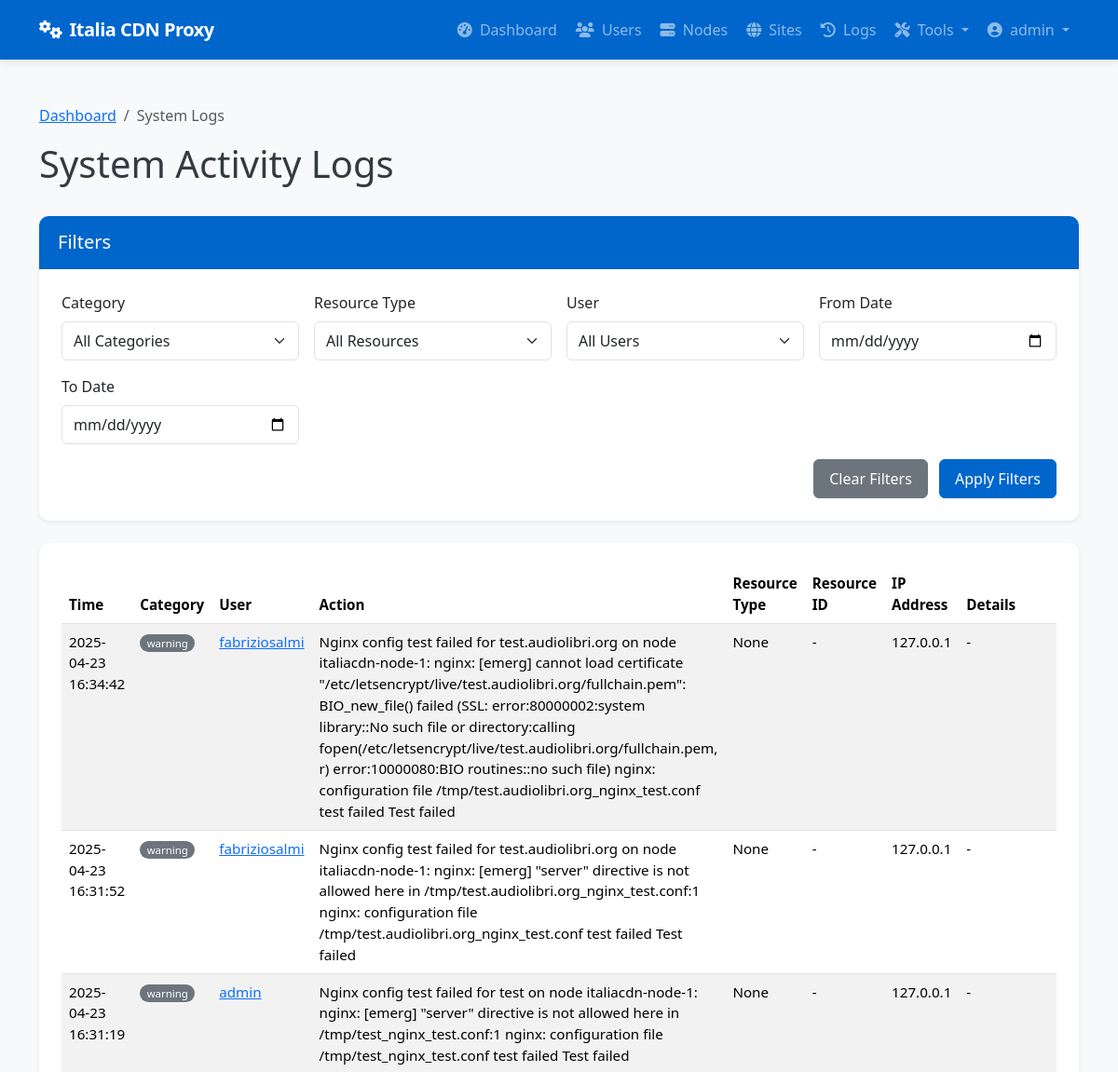
The page /admin/system/logs (signed in, upper part) on the database as committed earlier.
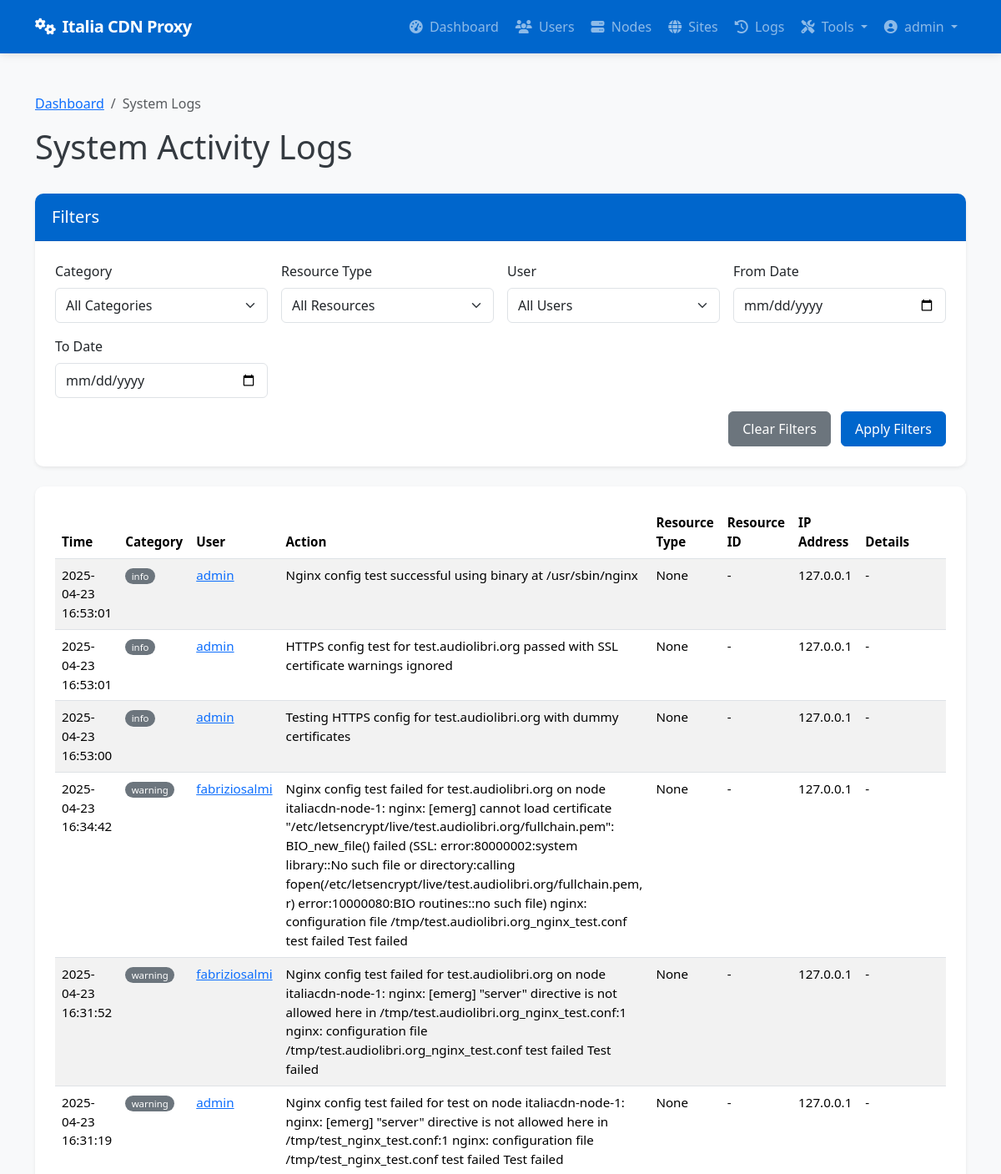
The same page on the database as committed later.
### app/models/models.py (models this page shows, shortened)
class User(db.Model):
    __tablename__ = 'users'
    id = db.Column(db.Integer, primary_key=True)
    username = db.Column(db.String(64), unique=True, index=True, nullable=False)
    email = db.Column(db.String(120), unique=True, index=True, nullable=False)
    password_hash = db.Column(db.String(128), nullable=False)
    role = db.Column(db.String(20), nullable=False, default='client')  # 'admin' or 'client'
    is_active = db.Column(db.Boolean, default=True)
    created_at = db.Column(db.DateTime, default=datetime.utcnow)
    last_login = db.Column(db.DateTime, nullable=True)
    sites = db.relationship('Site', backref='owner', lazy='dynamic')
    def is_admin(self):
        return self.role == 'admin'

class SystemLog(db.Model):
    __tablename__ = 'system_logs'
    id = db.Column(db.Integer, primary_key=True)
    user_id = db.Column(db.Integer, db.ForeignKey('users.id'), nullable=True)  # Null for system events
    category = db.Column(db.String(32), nullable=False)  # auth, admin, system, security, etc.
    action = db.Column(db.String(64), nullable=False)    # login, logout, create, delete, etc.
    resource_type = db.Column(db.String(32), nullable=True)  # user, node, site, etc.
    resource_id = db.Column(db.Integer, nullable=True)       # ID of the affected resource
    details = db.Column(db.Text, nullable=True)              # Additional details
    ip_address = db.Column(db.String(45), nullable=True)     # IP address of user/system
    created_at = db.Column(db.DateTime, default=datetime.utcnow)
    user = db.relationship('User', backref=db.backref('system_logs', lazy='dynamic'))

### app/controllers/admin.py (the view, shortened to what this page needs)
@admin.route('/system/logs')
@login_required
@admin_required
def system_logs():
    category = request.args.get('category')
    user_id = request.args.get('user_id')
    resource_type = request.args.get('resource_type')
    from_date = request.args.get('from_date')
    to_date = request.args.get('to_date')
    from app.models.models import SystemLog
    query = SystemLog.query
    if category:
        query = query.filter(SystemLog.category == category)
    if user_id:
        query = query.filter(SystemLog.user_id == user_id)
    if resource_type:
        query = query.filter(SystemLog.resource_type == resource_type)
    if from_date:
        try:
            from_datetime = datetime.strptime(from_date, '%Y-%m-%d')
            query = query.filter(SystemLog.created_at >= from_datetime)
        except ValueError:
            pass
    categories = db.session.query(SystemLog.category).distinct().all()
    resource_types = db.session.query(SystemLog.resource_type).distinct().all()
    users = User.query.all()
    page = request.args.get('page', 1, type=int)
    logs = query.order_by(SystemLog.created_at.desc()).paginate(page=page, per_page=50)
    return render_template('admin/system_logs.html',
                          logs=logs,
                          categories=[c[0] for c in categories if c[0]],
                          resource_types=[r[0] for r in resource_types if r[0]],
                          users=users,
                          filters={
                              'category': category,
                              'user_id': user_id,
                              'resource_type': resource_type,
                              'from_date': from_date,
                              'to_date': to_date
                          })

### app/models/__init__.py (called while the page is built)
@login_manager.user_loader
def load_user(user_id):
    return User.query.get(int(user_id))

### app/services/access_control.py (called while the page is built)
def admin_required(f):
    @wraps(f)
    def decorated_function(*args, **kwargs):
        if not current_user.is_admin():
            flash('You need admin privileges to access this page.', 'error')
            return abort(403)
        return f(*args, **kwargs)
    return decorated_function

### app/templates/admin/system_logs.html (shortened to what this page needs)
{% extends 'base.html' %}
{% block content %}
<div class="container py-4">
    <nav aria-label="breadcrumb">
        <ol class="breadcrumb">
            <li class="breadcrumb-item"><a href="{{ url_for('admin.dashboard') }}">Dashboard</a></li>
            <li class="breadcrumb-item active" aria-current="page">System Logs</li>
        </ol>
    </nav>
    <div class="d-flex justify-content-between align-items-center mb-4">
        <h1>System Activity Logs</h1>
    </div>
    <div class="card shadow-sm mb-4">
        <div class="card-header bg-primary text-white">
            <h5 class="card-title mb-0">Filters</h5>
        </div>
        <div class="card-body">
            <form method="GET" action="{{ url_for('admin.system_logs') }}" class="row g-3">
                <div class="col-md-3">
                    <label for="category" class="form-label">Category</label>
                    <select class="form-select" id="category" name="category">
                        <option value="">All Categories</option>
                    </select>
                </div>
                <div class="col-md-3">
                    <label for="resource_type" class="form-label">Resource Type</label>
                    <select class="form-select" id="resource_type" name="resource_type">
                        <option value="">All Resources</option>
                    </select>
                </div>
                <div class="col-md-3">
                    <label for="user_id" class="form-label">User</label>
                    <select class="form-select" id="user_id" name="user_id">
                        <option value="">All Users</option>
                    </select>
                </div>
                <div class="col-md-3">
                    <label for="from_date" class="form-label">From Date</label>
                    <input type="date" class="form-control" id="from_date" name="from_date" value="{{ filters.from_date }}">
                </div>
                <div class="col-md-3">
                    <label for="to_date" class="form-label">To Date</label>
                    <input type="date" class="form-control" id="to_date" name="to_date" value="{{ filters.to_date }}">
                </div>
                <div class="col-md-12 text-end">
                    <a href="{{ url_for('admin.system_logs') }}" class="btn btn-secondary me-2">Clear Filters</a>
                    <button type="submit" class="btn btn-primary">Apply Filters</button>
                </div>
            </form>
        </div>
    </div>
    <div class="card shadow-sm">
        <div class="card-body">
            {% if logs.items %}
                <div class="table-responsive">
                    <table class="table table-striped table-hover">
                        <thead>
                            <tr>
                                <th>Time</th>
                                <th>Category</th>
                                <th>User</th>
                                <th>Action</th>
                                <th>Resource Type</th>
                                <th>Resource ID</th>
                                <th>IP Address</th>
                                <th>Details</th>
                            </tr>
                        </thead>
                        <tbody>
                            {% for log in logs.items %}
                            <tr>
                                <td>{{ log.created_at.strftime('%Y-%m-%d %H:%M:%S') }}</td>
                                <td>
                                    <span class="badge rounded-pill
                                    {% if log.category == 'auth' %}bg-info
                                    {% elif log.category == 'admin' %}bg-primary
                                    {% elif log.category == 'security' %}bg-danger
                                    {% elif log.category == 'system' %}bg-success
                                    {% else %}bg-secondary{% endif %}">
                                        {{ log.category }}
                                    </span>
                                </td>
                                <td>
                                    {% if log.user %}
                                        <a href="{{ url_for('admin.edit_user', user_id=log.user_id) }}">{{ log.user.username }}</a>
                                    {% else %}
                                        <span class="text-muted">System</span>
                                    {% endif %}
                                </td>
                                <td>{{ log.action }}</td>
                                <td>{{ log.resource_type }}</td>
                                <td>
                                    {% if log.resource_type == 'site' and log.resource_id %}
                                        <a href="{{ url_for('admin.view_site', site_id=log.resource_id) }}">{{ log.resource_id }}</a>
                                    {% elif log.resource_type == 'node' and log.resource_id %}
                                        <a href="{{ url_for('admin.view_node', node_id=log.resource_id) }}">{{ log.resource_id }}</a>
                                    {% elif log.resource_type == 'user' and log.resource_id %}
                                        <a href="{{ url_for('admin.edit_user', user_id=log.resource_id) }}">{{ log.resource_id }}</a>
                                    {% else %}
                                        {{ log.resource_id if log.resource_id else '-' }}
                                    {% endif %}
                                </td>
                                <td>{{ log.ip_address or '-' }}</td>
                                <td>
                                    <span class="text-truncate d-inline-block" style="max-width: 300px;" title="{{ log.details }}">
                                        {{ log.details or '-' }}
                                    </span>
                                </td>
                            </tr>
                            {% endfor %}
                        </tbody>
                    </table>
                </div>
            {% else %}
                <div class="alert alert-info mb-0">
                    <i class="fas fa-info-circle me-2"></i> No system logs found matching your criteria.
                </div>
            {% endif %}
        </div>
    </div>
</div>
{% endblock %}

### app/templates/base.html (shortened to what this page needs)
<!DOCTYPE html>
<html lang="en">
<head>
    <link href="https://cdn.jsdelivr.net/npm/bootstrap@5.3.2/dist/css/bootstrap.min.css" rel="stylesheet">
    <link rel="stylesheet" href="https://cdnjs.cloudflare.com/ajax/libs/font-awesome/6.4.2/css/all.min.css">
</head>
<body>
    <header>
        <nav class="navbar navbar-expand-lg navbar-dark bg-primary">
            <div class="container">
                <a class="navbar-brand" href="/">
                    <i class="fas fa-cogs me-2"></i>Italia CDN Proxy
                </a>
                <div class="collapse navbar-collapse" id="navbarNav">
                    <ul class="navbar-nav ms-auto">
                        {% if current_user.is_authenticated %}
                            {% if current_user.is_admin() %}
                                <li class="nav-item">
                                    <a class="nav-link {% if request.endpoint == 'admin.dashboard' %}active{% endif %}" href="{{ url_for('admin.dashboard') }}">
                                        <i class="fas fa-tachometer-alt me-1"></i> Dashboard
                                    </a>
                                </li>
                                <li class="nav-item">
                                    <a class="nav-link {% if 'admin.list_users' in request.endpoint %}active{% endif %}" href="{{ url_for('admin.list_users') }}">
                                        <i class="fas fa-users me-1"></i> Users
                                    </a>
                                </li>
                                <li class="nav-item">
                                    <a class="nav-link {% if 'admin.list_nodes' in request.endpoint %}active{% endif %}" href="{{ url_for('admin.list_nodes') }}">
                                        <i class="fas fa-server me-1"></i> Nodes
                                    </a>
                                </li>
                                <li class="nav-item">
                                    <a class="nav-link {% if 'admin.list_sites' in request.endpoint %}active{% endif %}" href="{{ url_for('admin.list_sites') }}">
                                        <i class="fas fa-globe me-1"></i> Sites
                                    </a>
                                </li>
                                <li class="nav-item">
                                    <a class="nav-link {% if request.endpoint == 'admin.deployment_logs' %}active{% endif %}" href="{{ url_for('admin.deployment_logs') }}">
                                        <i class="fas fa-history me-1"></i> Logs
                                    </a>
                                </li>
                                <li class="nav-item dropdown">
                                    <a class="nav-link dropdown-toggle" href="#" id="adminToolsDropdown" role="button" data-bs-toggle="dropdown" aria-expanded="false">
                                        <i class="fas fa-tools me-1"></i> Tools
                                    </a>
                                </li>
                            {% endif %}
                            <li class="nav-item dropdown">
                                <a class="nav-link dropdown-toggle" href="#" id="userDropdown" role="button" data-bs-toggle="dropdown" aria-expanded="false">
                                    <i class="fas fa-user-circle me-1"></i> {{ current_user.username }}
                                </a>
                            </li>
                        {% endif %}
                    </ul>
                </div>
            </div>
        </nav>
    </header>
    <main>
        {% block content %}{% endblock %}
    </main>
</body>
</html>

### app/templates/base.html (style rules this page uses)
:root { --primary-color: #0066CC; --primary-dark: #0052a3; --success-color: #198754; --info-color: #0dcaf0; --warning-color: #ffc107; --danger-color: #dc3545; }
body { min-height: 100vh; display: flex; flex-direction: column; background-color: #f8f9fa; color: #343a40; }
main { flex: 1; padding: 1.5rem 0; }
.navbar-brand { font-weight: 700; letter-spacing: -0.5px; }
.navbar { box-shadow: 0 2px 10px rgba(0, 0, 0, 0.1); padding: 0.75rem 1rem; }
.nav-link { font-weight: 500; transition: all 0.2s ease; padding: 0.5rem 1rem; border-radius: 4px; margin: 0 0.125rem; }
.card { border-radius: 0.625rem; box-shadow: 0 4px 12px rgba(0, 0, 0, 0.05); border: none; margin-bottom: 1.75rem; overflow: hidden; transition: transform 0.2s, box-shadow 0.2s; }
.card-header { border-bottom: 1px solid rgba(0, 0, 0, 0.075); background-color: #fff; padding: 1rem 1.25rem; font-weight: 600; }
.card-body { padding: 1.5rem; }
.btn { border-radius: 0.375rem; padding: 0.5rem 1rem; font-weight: 500; transition: all 0.2s; }
.btn-primary { background-color: var(--primary-color); border-color: var(--primary-color); }
.bg-primary { background-color: var(--primary-color) !important; }
.table { font-size: 0.95rem; }
.table th { font-weight: 600; border-top: none; }
.table-striped tbody tr:nth-of-type(odd) { background-color: rgba(0, 0, 0, 0.02); }
.badge { font-weight: 500; padding: 0.35em 0.65em; }
.form-control, .form-select { border-radius: 0.375rem; padding: 0.5rem 0.75rem; border-color: #dee2e6; }

Rows that differ between the two databases and show on the page:
added SystemLog: created_at "2025-04-23 16:53:01", category "info", user.username "admin", action "Nginx config test successful using binary at /usr/sbin/nginx", resource_type "None", resource_id "-", ip_address "127.0.0.1", details "-"
added SystemLog: created_at "2025-04-23 16:53:01", category "info", user.username "admin", action "HTTPS config test for test.audiolibri.org passed with SSL certificate warnings ignored", resource_type "None", resource_id "-", ip_address "127.0.0.1", details "-"
added SystemLog: created_at "2025-04-23 16:53:00", category "info", user.username "admin", action "Testing HTTPS config for test.audiolibri.org with dummy certificates", resource_type "None", resource_id "-", ip_address "127.0.0.1", details "-"
